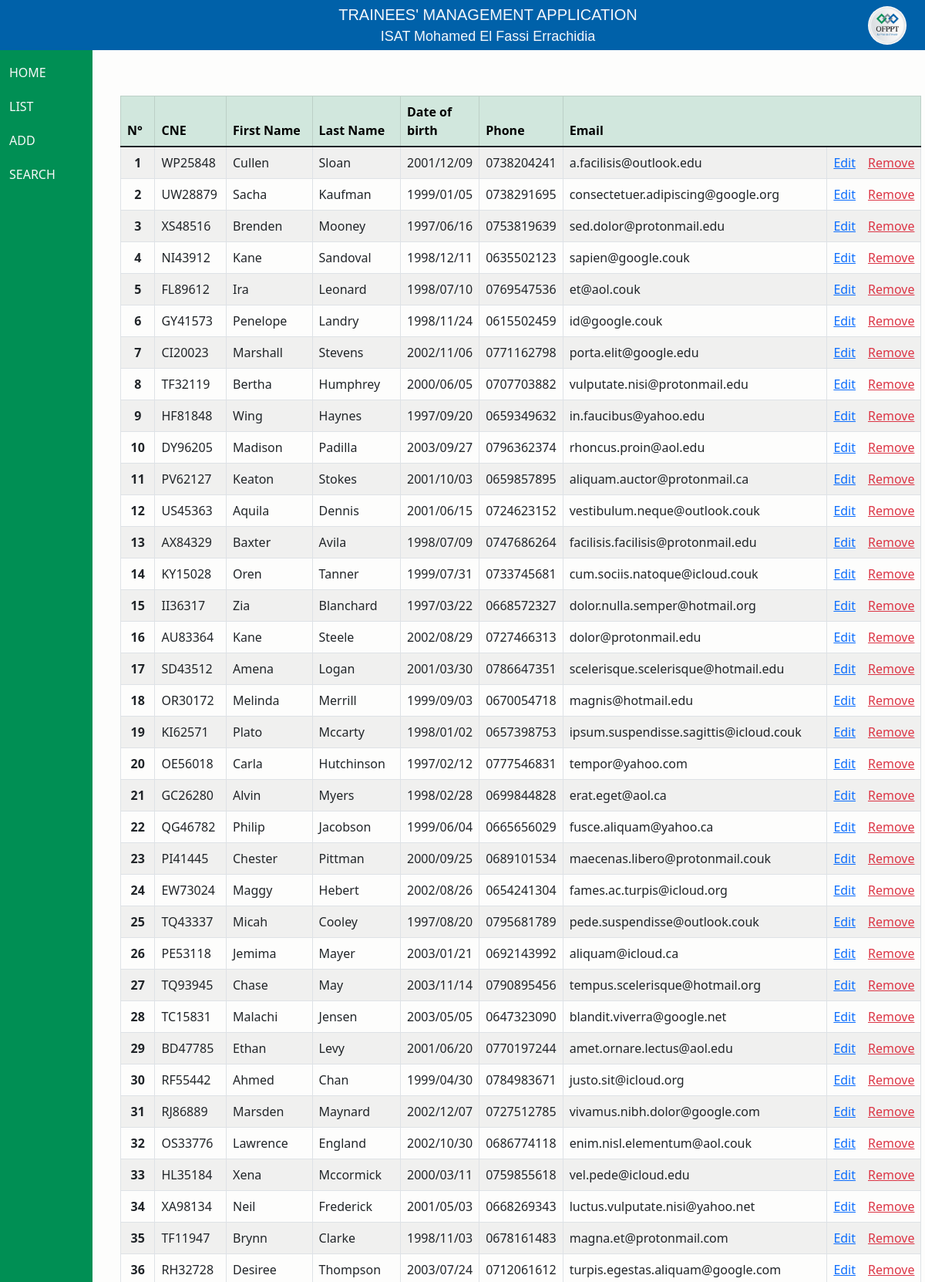
Page /list.php (upper part) on the committed database.
### tables this page shows
CREATE TABLE `trainee` (
  `id` mediumint(8) unsigned NOT NULL auto_increment,
  `cne` varchar(255),
  `first_name` varchar(255) default NULL,
  `last_name` varchar(255) default NULL,
  `date_of_birth` varchar(255),
  `phone` varchar(100) default NULL,
  `email` varchar(255) default NULL,
  PRIMARY KEY (`id`)
) AUTO_INCREMENT=1;

### app/functions.php (called while the page is built, shortened)
<?php
  function load_view(string $view_name, $data = false) {
    require_once(APP_PATH . "app/views/layout.view.php");
  }
  function is_get() {
    return $_SERVER['REQUEST_METHOD'] === 'GET';
  }
?>

### app/data/mysqldatabase.class.php (called while the page is built, shortened)
<?php
class MysqlDatabase {
  private $host = CONFIG['db']['hostname'];
  private $port = CONFIG['db']['port'];
  private $username = CONFIG['db']['username'];
  private $password = CONFIG['db']['password'];
  private $dbname = CONFIG['db']['dbname'];
  private $pdo = null;
  function __construct() {
    $this->pdo = $this->connect();
  }
  private function connect() {
    $dsn = "mysql:host=$this->host;port=$this->port;dbname=$this->dbname;charset=utf8";
    try {
      return new PDO($dsn, $this->username, $this->password);
    } catch (PDOException $e) {
      throw $e;
      return null;
    }
  }
  function disconnect() {
    $this->pdo = null;
  }
  function query(string $sql, array $params = null, $class = false) {
    $query = null;
    try {
      if(empty($params)) {
        $query = $this->pdo->query($sql);
      } else {
        $query = $this->pdo->prepare($sql);
        $query->execute($params);
      }
    } catch(Exception $ex) {
      print($ex);
      return false;
    }
    $data = false;
    if(!$class) {
      $data = $query->fetchAll();
    } else {
      $data = $query->fetchAll(PDO::FETCH_CLASS, $class);
    }
    return $data;
  }
}
?>

### app/data/mysqldataprovider.class.php (called while the page is built, shortened)
<?php
class MysqlDataProvider extends DataProvider {
  private $db = null;
  public function __construct() {
    $this->db = new MysqlDatabase();
  }
  public function close() {
    $this->db->disconnect();
  }
  function get_trainees($order_by = 'id') : array | false {
    $res = null;
    if(in_array($order_by, ['cne', 'first_name', 'last_name', 'date_of_birth'])) {
      $res = $this->db->query('SELECT * FROM trainee ORDER BY $order_by;', null, 'Trainee' );
    } else {
      $res = $this->db->query('SELECT * FROM trainee;', null, 'Trainee' );
    }
    return empty($res) ? false : $res;
}
}
?>

### app/data/data.class.php (called while the page is built, shortened)
<?php
class Data {
  private static DataProvider $dataProvider;
  static function init(DataProvider $dataProvider) {
    self::$dataProvider = $dataProvider;
  }
  static function get_trainees() : array | false {
    return self::$dataProvider->get_trainees();
  }
}
?>

### app/views/list.view.php (the view)
<div>
  <table class="table table-striped table-bordered mt-5">
    <thead class="table-success">
      <tr>
        <th>N°</th>
        <th>CNE</th>
        <th>First Name</th>
        <th>Last Name</th>
        <th>Date of birth</th>
        <th>Phone</th>
        <th colspan="3">Email</th>
      </tr>
    </thead>
    <tbody class="table-group-divider">
      <?php if(empty($data)):?>
        <h3>No trainees are enrolled yet !</h3>
      <?php else:?>
        <?php foreach($data as $index => $trainee):?>
          <tr class="">
            <td class="fw-bold text-center border-end-2"><?= $index + 1 ?></td>
            <td><?=$trainee->cne?></td>
            <td><?=$trainee->first_name?></td>
            <td><?=$trainee->last_name?></td>
            <td><?=$trainee->date_of_birth?></td>
            <td><?=$trainee->phone?></td>
            <td><?=$trainee->email?></td>
            <td class="border-end-0">
              <a href="edit.php?id=<?=$trainee->id?>" class="link-primary">Edit</a>
            </td>
            <td class="border-start-0">
              <a href="remove.php?id=<?=$trainee->id?>" class="link-danger">Remove</a>
            </td>
          </tr>
        <?php endforeach?>
      <?php endif ?>
    </tbody>
  </table>
</div>

### list.php (shortened to what this page needs)
<?php
if(is_get()) {
  $data = Data::get_trainees();
  load_view('list', $data);
}
?>

### app/views/layout.view.php (shortened to what this page needs)
<!DOCTYPE html>
<html lang="en">
<head>
  <link rel="stylesheet" href="assets/bootstrap/css/bootstrap.min.css">
  <link rel="stylesheet" href="assets/css/global.css">
  <link rel="stylesheet" href="assets/css/header.css">
  <link rel="stylesheet" href="assets/css/footer.css">
  <link rel="stylesheet" href="assets/css/layout.css">
  <link rel="stylesheet" href="assets/css/add.css">
  <link rel="stylesheet" href="assets/css/sidebar.css">
  <link rel="stylesheet" href="assets/css/fragment.css">
</head>
<body>
  <div id="header" class="position-sticky-top">
    <?php include('header.php'); ?>
  </div>
  <div id="main">
    <div id="sidebar" class="col-2">
      <?php include('sidebar.php');?>
    </div>
    <div id="fragment" class="container">
      <?php include("$view_name.view.php");?>
    </div>
  </div>
</body>
</html>

### app/views/header.php (shortened to what this page needs)
<div>
  <div class="title">
    Trainees' Management Application
  </div>
  <div class="subtitle">
    ISAT Mohamed El Fassi Errachidia
  </div>
</div>
<img src="assets/img/logo.png" alt="logo" class="logo">

### app/views/sidebar.php
<div class="list-group gap-2 mt-3 start-0">
  <a href="index.php" class="btn btn-outline-light border-0 rounded-0 text-uppercase text-start">Home</a>
  <a href="list.php" class="btn btn-outline-light border-0 rounded-0 text-uppercase text-start">List</a>
  <a href="add.php" class="btn btn-outline-light border-0 rounded-0 text-uppercase text-start">Add</a>
  <a href="search.php" class="btn btn-outline-light border-0 rounded-0 text-uppercase text-start">Search</a>
</div>

### assets/css/global.css (style rules this page uses)
html, body { margin: 0; padding: 0; height: 100%; }
* { box-sizing: border-box; }
body { background-color: rgba(238, 239, 227, 0.101); }

### assets/css/header.css (style rules this page uses)
.logo { width: 50px; border-radius: 50%; }
.title { font-size: 20px; font-family: sans-serif; text-align: center; text-transform: uppercase; }
.subtitle { font-size: 18px; font-family: Calibri, sans-serif; text-align: center; }

### assets/css/layout.css (style rules this page uses)
body { display: flex; flex-direction: column; }
#header { background-color: #0061a9; color: rgba(255, 255, 255, 0.954); display: flex; justify-content: space-between; align-items: center; padding: 4px 24px; padding-left: 140px; position: fixed; top: 0; left: 0; right: 0; z-index: 100; }
#main { flex: 1; display: flex; flex-direction: row; padding-top: 60px; padding-left: 140px; }
#sidebar { background-color: #008f54; width: 120px; display: flex; flex-direction: column; justify-content: space-between; position: fixed; left: 0; bottom: 0; top: 60px; }
#fragment { flex: 1; padding: 16px; }

### rows in the picture
trainee: cne "WP25848", first_name "Cullen", last_name "Sloan", date_of_birth "2001/12/09", phone "0738204241", email "a.facilisis@outlook.edu"
trainee: cne "UW28879", first_name "Sacha", last_name "Kaufman", date_of_birth "1999/01/05", phone "0738291695", email "consectetuer.adipiscing@google.org"
trainee: cne "XS48516", first_name "Brenden", last_name "Mooney", date_of_birth "1997/06/16", phone "0753819639", email "sed.dolor@protonmail.edu"
trainee: cne "NI43912", first_name "Kane", last_name "Sandoval", date_of_birth "1998/12/11", phone "0635502123", email "sapien@google.couk"
trainee: cne "FL89612", first_name "Ira", last_name "Leonard", date_of_birth "1998/07/10", phone "0769547536", email "et@aol.couk"
trainee: cne "GY41573", first_name "Penelope", last_name "Landry", date_of_birth "1998/11/24", phone "0615502459", email "id@google.couk"
trainee: cne "CI20023", first_name "Marshall", last_name "Stevens", date_of_birth "2002/11/06", phone "0771162798", email "porta.elit@google.edu"
trainee: cne "TF32119", first_name "Bertha", last_name "Humphrey", date_of_birth "2000/06/05", phone "0707703882", email "vulputate.nisi@protonmail.edu"
trainee: cne "HF81848", first_name "Wing", last_name "Haynes", date_of_birth "1997/09/20", phone "0659349632", email "in.faucibus@yahoo.edu"
trainee: cne "DY96205", first_name "Madison", last_name "Padilla", date_of_birth "2003/09/27", phone "0796362374", email "rhoncus.proin@aol.edu"
trainee: cne "PV62127", first_name "Keaton", last_name "Stokes", date_of_birth "2001/10/03", phone "0659857895", email "aliquam.auctor@protonmail.ca"
trainee: cne "US45363", first_name "Aquila", last_name "Dennis", date_of_birth "2001/06/15", phone "0724623152", email "vestibulum.neque@outlook.couk"
trainee: cne "AX84329", first_name "Baxter", last_name "Avila", date_of_birth "1998/07/09", phone "0747686264", email "facilisis.facilisis@protonmail.edu"
trainee: cne "KY15028", first_name "Oren", last_name "Tanner", date_of_birth "1999/07/31", phone "0733745681", email "cum.sociis.natoque@icloud.couk"
trainee: cne "II36317", first_name "Zia", last_name "Blanchard", date_of_birth "1997/03/22", phone "0668572327", email "dolor.nulla.semper@hotmail.org"
trainee: cne "AU83364", first_name "Kane", last_name "Steele", date_of_birth "2002/08/29", phone "0727466313", email "dolor@protonmail.edu"
trainee: cne "SD43512", first_name "Amena", last_name "Logan", date_of_birth "2001/03/30", phone "0786647351", email "scelerisque.scelerisque@hotmail.edu"
trainee: cne "OR30172", first_name "Melinda", last_name "Merrill", date_of_birth "1999/09/03", phone "0670054718", email "magnis@hotmail.edu"
trainee: cne "KI62571", first_name "Plato", last_name "Mccarty", date_of_birth "1998/01/02", phone "0657398753", email "ipsum.suspendisse.sagittis@icloud.couk"
trainee: cne "OE56018", first_name "Carla", last_name "Hutchinson", date_of_birth "1997/02/12", phone "0777546831", email "tempor@yahoo.com"
trainee: cne "GC26280", first_name "Alvin", last_name "Myers", date_of_birth "1998/02/28", phone "0699844828", email "erat.eget@aol.ca"
trainee: cne "QG46782", first_name "Philip", last_name "Jacobson", date_of_birth "1999/06/04", phone "0665656029", email "fusce.aliquam@yahoo.ca"
trainee: cne "PI41445", first_name "Chester", last_name "Pittman", date_of_birth "2000/09/25", phone "0689101534", email "maecenas.libero@protonmail.couk"
trainee: cne "EW73024", first_name "Maggy", last_name "Hebert", date_of_birth "2002/08/26", phone "0654241304", email "fames.ac.turpis@icloud.org"
trainee: cne "TQ43337", first_name "Micah", last_name "Cooley", date_of_birth "1997/08/20", phone "0795681789", email "pede.suspendisse@outlook.couk"
trainee: cne "PE53118", first_name "Jemima", last_name "Mayer", date_of_birth "2003/01/21", phone "0692143992", email "aliquam@icloud.ca"
trainee: cne "TQ93945", first_name "Chase", last_name "May", date_of_birth "2003/11/14", phone "0790895456", email "tempus.scelerisque@hotmail.org"
trainee: cne "TC15831", first_name "Malachi", last_name "Jensen", date_of_birth "2003/05/05", phone "0647323090", email "blandit.viverra@google.net"
trainee: cne "BD47785", first_name "Ethan", last_name "Levy", date_of_birth "2001/06/20", phone "0770197244", email "amet.ornare.lectus@aol.edu"
trainee: cne "RF55442", first_name "Ahmed", last_name "Chan", date_of_birth "1999/04/30", phone "0784983671", email "justo.sit@icloud.org"
trainee: cne "RJ86889", first_name "Marsden", last_name "Maynard", date_of_birth "2002/12/07", phone "0727512785", email "vivamus.nibh.dolor@google.com"
trainee: cne "OS33776", first_name "Lawrence", last_name "England", date_of_birth "2002/10/30", phone "0686774118", email "enim.nisl.elementum@aol.couk"
trainee: cne "HL35184", first_name "Xena", last_name "Mccormick", date_of_birth "2000/03/11", phone "0759855618", email "vel.pede@icloud.edu"
trainee: cne "XA98134", first_name "Neil", last_name "Frederick", date_of_birth "2001/05/03", phone "0668269343", email "luctus.vulputate.nisi@yahoo.net"
trainee: cne "TF11947", first_name "Brynn", last_name "Clarke", date_of_birth "1998/11/03", phone "0678161483", email "magna.et@protonmail.com"
trainee: cne "RH32728", first_name "Desiree", last_name "Thompson", date_of_birth "2003/07/24", phone "0712061612", email "turpis.egestas.aliquam@google.com"
